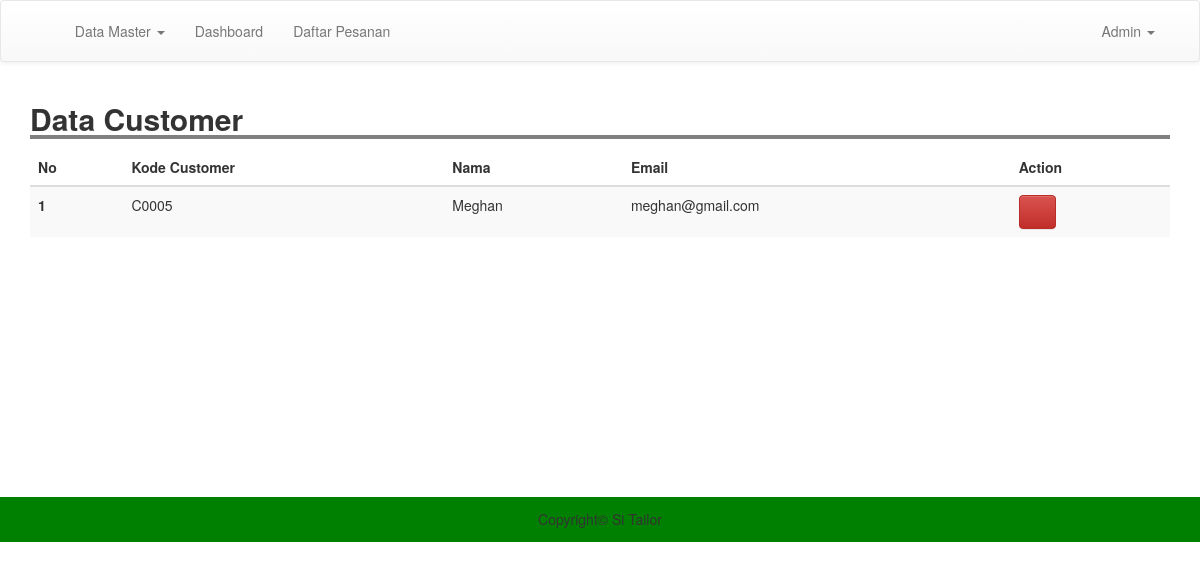
The app's page /admin/m_customer.php (signed in) with its own data.
### tables this page shows
CREATE TABLE `customer` (
  `kode_customer` varchar(100) NOT NULL,
  `nama` varchar(100) NOT NULL,
  `email` varchar(100) NOT NULL,
  `username` varchar(100) NOT NULL,
  `password` varchar(100) NOT NULL,
  `telp` varchar(200) NOT NULL
);

### admin/m_customer.php (the view, shortened to what this page needs)
<?php
include 'header.php';
?>
<div class="container">
	<h2 style=" width: 100%; border-bottom: 4px solid gray"><b>Data Customer</b></h2>
	<table class="table table-striped">
		<thead>
			<tr>
				<th scope="col">No</th>
				<th scope="col">Kode Customer</th>
				<th scope="col">Nama</th>
				<th scope="col">Email</th>
				<th scope="col">Action</th>
			</tr>
		</thead>
		<tbody>
			<?php
			$result = mysqli_query($conn, "SELECT * FROM customer order by kode_customer asc");
			$no =1;
			while ($row = mysqli_fetch_assoc($result)) {
				?>
				<tr>
					<th scope="row"><?php echo $no; ?></th>
					<td><?= $row['kode_customer'];  ?></td>
					<td><?= $row['nama'];  ?></td>
					<td><?= $row['email'];  ?></td>
					<td><a href="m_customer.php?kode=<?php echo $row['kode_customer'];?>&page=del" class="btn btn-danger" onclick="return confirm('Yakin Ingin Menghapus Data ?')"><i class="glyphicon glyphicon-trash"></i> </a></td>
				</tr>
				<?php
				$no++;
			}
			?>
		</tbody>
	</table>
</div>
<br>
<br>
<br>
<br>
<br>
<br>
<br>
<br>
<br>
<br>
<br>
<br>
<?php
include 'footer.php';
?>

### css/style.css (style rules this page uses)
body { margin:0; padding: 0; }

### records on screen
customer: kode_customer "C0005", nama "Meghan", email "meghan@gmail.com"
